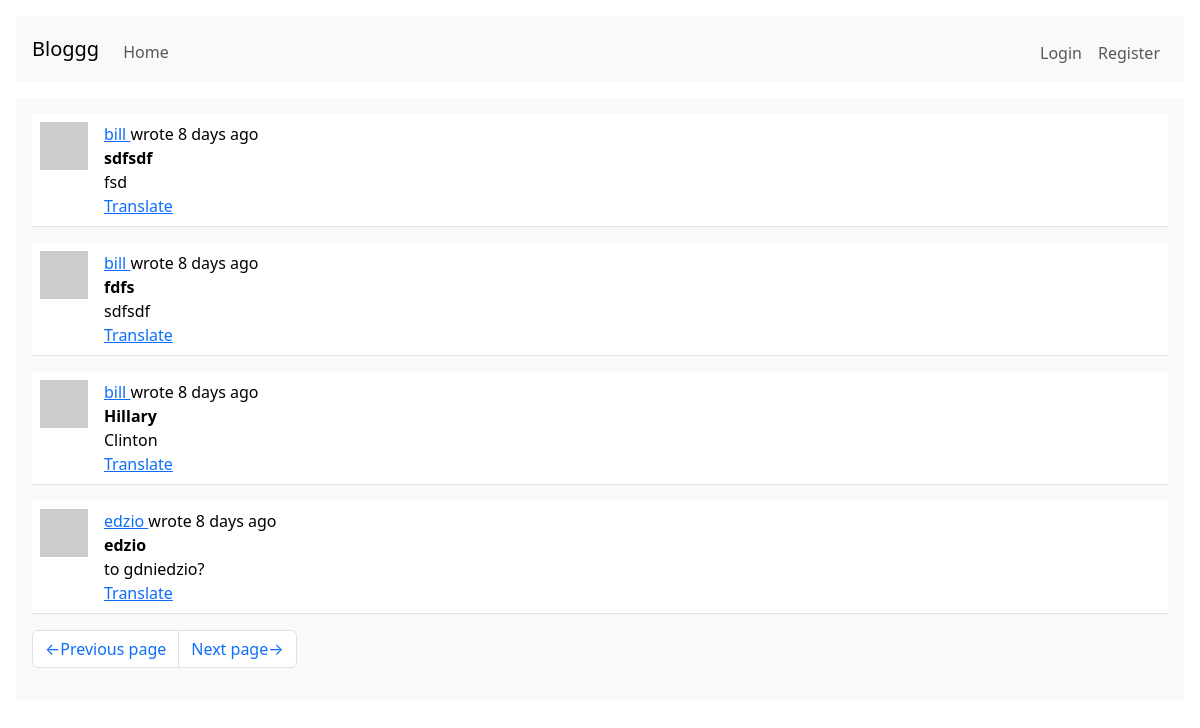
The app's page /index?page=3 with its own data.
### webapp/models.py (models this page shows, shortened)
class SearchableMixin(object):
    @classmethod
    def search(cls, expression, page, per_page):
        ids, total = query_index(cls.__tablename__, expression, page, per_page)
        if total == 0:
            return [], 0
        when_case = []
        for i in range(len(ids)):
            when_case.append((ids[i], i))
        query = sqa.select(cls).where(cls.id.in_(ids)).order_by(
            db.case(*when_case, value=cls.id)
        )
        return db.session.scalars(query), total

class Post(SearchableMixin, db.Model):
    __searchable__ = ['title', 'body']
    id:         sqo.Mapped[int] = sqo.mapped_column(primary_key=True)
    user_id:    sqo.Mapped[int] = sqo.mapped_column(sqa.ForeignKey(User.id), index=True)
    timestamp:  sqo.Mapped[datetime] = sqo.mapped_column(index=True, default=lambda: datetime.now(timezone.utc))
    title:      sqo.Mapped[str] = sqo.mapped_column(sqa.String(64), index=True)
    body:       sqo.Mapped[str] = sqo.mapped_column(sqa.String(4096))
    language:   sqo.Mapped[Optional[str]] = sqo.mapped_column(sqa.String(8))
    author:     sqo.Mapped[User] = sqo.relationship(back_populates='posts')

### webapp/main/routes.py (the view)
@bp.route('/', methods=['POST', 'GET'])
@bp.route('/index', methods=['POST', 'GET'])
def index_page():
    page = request.args.get('page', 1, type=int)
    query = None
    post_form = None
    if current_user.is_authenticated:
        post_form = PostForm()
        if post_form.validate_on_submit():
            try:
                language = detect(post_form.text.data)
            except LangDetectException:
                language = ''
            new_post = Post(title=post_form.title.data, body=post_form.text.data,
                            author=current_user, language=language)
            db.session.add(new_post)
            db.session.commit()
            flash(_('Uploaded your post.'))
            return redirect(url_for('main.index_page'))
        query = current_user.get_my_and_followers_posts_query()
    else:
        query = sqa.select(Post).order_by(Post.timestamp.desc())
    posts = db.paginate(query, page=page, per_page=current_app.config['POSTS_PER_PAGE'], error_out=False)
    next_url = url_for('main.index_page', page=posts.next_num) if posts.has_next else None
    prev_url = url_for('main.index_page', page=posts.prev_num) if posts.has_prev else None
    return render_template('index_page.html', title='Home page',
                    posts=posts, post_form=post_form, next_url=next_url, prev_url=prev_url)

### webapp/__init__.py (called while the page is built)
def get_locale():
    return request.accept_languages.best_match(current_app.config['LANGUAGES'])

### webapp/main/routes.py (called while the page is built)
@bp.before_request
def before_request():
    g.locale = str(get_locale())
    if current_user.is_authenticated:
        current_user.last_seen = datetime.now(timezone.utc)
        db.session.commit()
        g.search_form = SearchForm()

### webapp/models.py (called while the page is built)
    def avatar(self, size):
        hash = md5((self.username+self.email+str(2384129234)).encode('utf-8')).hexdigest()
        return f'https://www.gravatar.com/avatar/{hash}?d=identicon&s={size}'

### webapp/templates/index_page.html (shortened to what this page needs)
{% extends "base.html" %}
{% block content %}
    {% for post in posts %}
        {% include "sub_post.html" %}
    {% endfor %}
    {% include "sub_pagination.html" %}
{% endblock %}

### webapp/templates/sub_post.html (shortened to what this page needs)
<table class="table table-hover">
    <tr>
        <td width="64px">
            <a href="{{ url_for('main.user_page', username=post.author.username) }}">
                <img src="{{ post.author.avatar(64) }}" class="img-fluid">
            </a>
        </td>
        <td>
            {{ _('%(username)s wrote %(when)s',
                username=user_link, when=moment(post.timestamp).fromNow()) }}
            <br>
            <b>{{ post.title }}</b>
            <br>
            <span id="post-{{ post.id }}">{{ post.body }}</span>
            {% if post.language and post.language != g.locale %}
                <br>
                <span id="translation-{{ post.id }}">
                    <a href="javascript:translate(
                        'post-{{ post.id }}',
                        'translation-{{ post.id }}',
                        '{{ post.language }}',
                        '{{ g.locale }}');">{{ _('Translate') }}</a>
                </span>
            {% endif %}
        </td>
    </tr>
</table>

### records on screen
Post: title "sdfsdf", body "fsd"
Post: title "fdfs", body "sdfsdf"
Post: title "Hillary", body "Clinton"
Post: title "edzio", body "to gdniedzio?"
